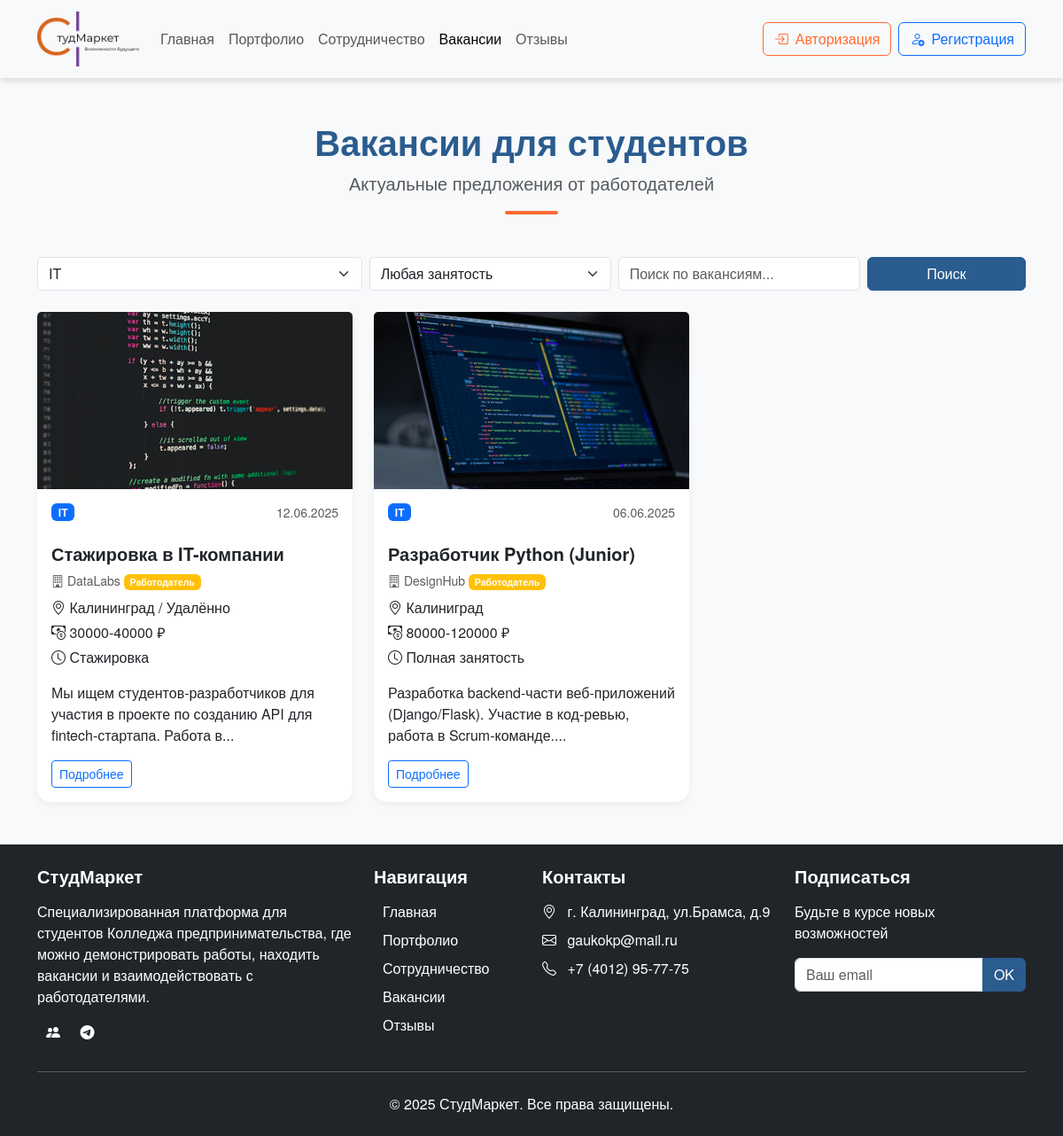
The page /pages/vacancies.php?category=3 on the database its author committed.
### tables this page shows
CREATE TABLE `vacancies` (
  `id` int(11) NOT NULL,
  `user_id` int(11) NOT NULL,
  `title` varchar(255) NOT NULL,
  `category_id` int(11) NOT NULL,
  `employment_type` enum('full','part','internship','remote') NOT NULL,
  `salary` varchar(100) DEFAULT NULL,
  `location` varchar(255) DEFAULT NULL,
  `description` varchar(255) DEFAULT NULL,
  `requirements` varchar(255) DEFAULT NULL,
  `benefits` varchar(255) DEFAULT NULL,
  `contacts` varchar(255) DEFAULT NULL,
  `image_path` varchar(255) DEFAULT NULL,
  `created_at` timestamp NOT NULL DEFAULT CURRENT_TIMESTAMP,
  `status` enum('pending','approved','rejected') NOT NULL DEFAULT 'pending',
  `moderator_comment` text
);

CREATE TABLE `vacancy_categories` (
  `id` int(11) NOT NULL,
  `name` varchar(255) NOT NULL
);

CREATE TABLE `users` (
  `id` int(11) NOT NULL,
  `name` varchar(100) NOT NULL,
  `email` varchar(100) NOT NULL,
  `password` varchar(255) NOT NULL,
  `user_type` enum('student','employer') NOT NULL,
  `phone` varchar(20) DEFAULT NULL,
  `created_at` timestamp NULL DEFAULT CURRENT_TIMESTAMP,
  `avatar_path` varchar(255) DEFAULT 'img/no-image.png',
  `is_banned` tinyint(1) NOT NULL DEFAULT '0',
  `ban_reason` text
);

### pages/vacancies.php (the view, shortened to what this page needs)
<?php
require_once("../config/link.php");
$isLoggedIn = isset($_SESSION['user_id']);
$categories = [];
$sql_categories = "SELECT * FROM `vacancy_categories`";
$result_categories = mysqli_query($conn, $sql_categories);
while ($row = mysqli_fetch_assoc($result_categories))
{
    $categories[$row['id']] = $row['name'];
}
if (isset($_GET['category']))
{
    $category_filter = (int)$_GET['category'];
}
else
{
    $category_filter = 0;
}
if (isset($_GET['search']))
{
    $search_query = mysqli_real_escape_string($conn, $_GET['search']);
}
else
{
    $search_query = '';
}
if (isset($_GET['page']))
{
    $current_page = (int)$_GET['page'];
}
else
{
    $current_page = 1;
}
$limit = 9;
$offset = ($current_page - 1) * $limit;
$sql_where = "WHERE 1=1";
if ($category_filter > 0)
{
    $sql_where .= " AND v.category_id = $category_filter";
}
$sql = "SELECT v.*, u.name as company_name, u.user_type, c.name as category_name FROM vacancies v JOIN users u ON v.user_id = u.id JOIN vacancy_categories c ON v.category_id = c.id $sql_where ORDER BY v.created_at DESC LIMIT $limit OFFSET $offset";
$vacancies = mysqli_query($conn, $sql);
?>
<!DOCTYPE html>
<html lang="ru">
<head>
    <link rel="stylesheet" href="../css/bootstrap.min.css">
    <link rel="stylesheet" href="https://cdn.jsdelivr.net/npm/bootstrap-icons@1.11.1/font/bootstrap-icons.css">
    <link rel="stylesheet" href="../style.css">
</head>
<body class="d-flex flex-column min-vh-100">
<div class="flex-grow-1">
    <nav class="navbar navbar-expand-lg navbar-light bg-light sticky-top">
        <div class="container">
            <a class="navbar-brand" href="<?php if ($isLoggedIn) { echo '../profile.php'; } else { echo '../index.php'; } ?>">
                <img class="logo" src="../img/img5.png" alt="Логотип">
            </a>
            <div class="collapse navbar-collapse" id="navbarNav">
                <ul class="navbar-nav me-auto mb-2 mb-lg-0">
                    <?php
                    if ($isLoggedIn)
                    {
                    ?>
                    <li class="nav-item">
                        <a class="nav-link" href="../profile.php">Главная</a>
                    </li>
                    <?php
                    }
                    else
                    {
                    ?>
                    <li class="nav-item">
                        <a class="nav-link" href="../index.php">Главная</a>
                    </li>
                    <?php
                    }
                    ?>
                    <li class="nav-item">
                        <a class="nav-link" href="portfolio.php">Портфолио</a>
                    </li>
                    <li class="nav-item">
                        <a class="nav-link" href="cooperation.php">Сотрудничество</a>
                    </li>
                    <li class="nav-item">
                        <a class="nav-link active" aria-current="page" href="vacancies.php">Вакансии</a>
                    </li>
                    <li class="nav-item">
                        <a class="nav-link" href="all_reviews.php">Отзывы</a>
                    </li>
                </ul>
                <div class="d-flex">
                    <?php
                    if ($isLoggedIn)
                    {
                    ?>
                        <a href="../files/logout.php" class="btn btn-outline-danger">
                            <i class="bi bi-box-arrow-right"></i> Выйти
                        </a>
                    <?php
                    }
                    else
                    {
                    ?>
                        <button class="btn btn-outline-light me-2" data-bs-toggle="modal" data-bs-target="#loginModal">
                            <i class="bi bi-box-arrow-in-right me-2"></i>Авторизация
                        </button>
                        <button class="btn btn-outline-primary" data-bs-toggle="modal" data-bs-target="#registerModal">
                            <i class="bi bi-person-add me-2"></i>Регистрация
                        </button>
                    <?php
                    }
                    ?>
                </div>
            </div>
        </div>
    </nav>
    <section class="vacancies-section py-5">
        <div class="container">
            <div class="section-header text-center mb-5">
                <h2 class="display-5 fw-bold">Вакансии для студентов</h2>
                <p class="lead text-muted">Актуальные предложения от работодателей</p>
                <div class="divider mx-auto"></div>
            </div>
            <div class="row mb-4">
                <div class="col-md-12">
                    <form method="GET" action="vacancies.php" class="row g-2">
                        <div class="col-md-4">
                            <select class="form-select" name="category">
                                <?php
                                foreach ($categories as $id => $name)
                                {
                                ?>
                                    <option value="<?= $id ?>" <?= $category_filter == $id ? 'selected' : '' ?>>
                                        <?= htmlspecialchars($name) ?>
                                    </option>
                                <?php
                                }
                                ?>
                            </select>
                        </div>
                        <div class="col-md-3">
                            <select class="form-select" name="employment">
                                <option value="">Любая занятость</option>
                            </select>
                        </div>
                        <div class="col-md-3">
                            <input type="text" class="form-control" name="search" placeholder="Поиск по вакансиям..." value="<?= htmlspecialchars($search_query) ?>">
                        </div>
                        <div class="col-md-2">
                            <button type="submit" class="btn btn-primary w-100">Поиск</button>
                        </div>
                    </form>
                </div>
            </div>
            <div class="row g-4">
                <?php
                if (mysqli_num_rows($vacancies) > 0)
                {
                ?>
                    <?php
                    while ($vacancy = mysqli_fetch_assoc($vacancies))
                    {
                    ?>
                        <div class="col-md-4">
                            <div class="card h-100">
                                <img src="<?= htmlspecialchars($vacancy['image_path'] ?: '../img/no-image.png') ?>" class="card-img-top portfolio-img" alt="<?= htmlspecialchars($vacancy['title']) ?>">
                                <div class="card-body">
                                    <div class="d-flex justify-content-between align-items-start mb-2">
                                        <span class="badge bg-primary"><?= htmlspecialchars($vacancy['category_name']) ?></span>
                                        <p class="text-muted small border-0"><?= date('d.m.Y', strtotime($vacancy['created_at'])) ?></p>
                                    </div>
                                    <h5 class="card-title"><?= htmlspecialchars($vacancy['title']) ?></h5>
                                    <p class="text-muted small mb-2">
                                        <i class="bi bi-building"></i> <?= htmlspecialchars($vacancy['company_name']) ?>
                                        <span class="badge bg-<?php if ($vacancy['user_type'] == 'employer') { echo 'warning'; } ?>">
                                            <?php
                                            if ($vacancy['user_type'] == 'employer')
                                            {
                                                echo 'Работодатель';
                                            }
                                            ?>
                                        </span>
                                    </p>
                                    <div class="vacancy-meta mb-3">
                                        <p class="mb-1">
                                            <i class="bi bi-geo-alt"></i>
                                            <?= htmlspecialchars($vacancy['location'] ?: 'Не указано') ?>
                                        </p>
                                        <p class="mb-1">
                                            <i class="bi bi-cash-coin"></i>
                                            <?= $vacancy['salary'] ? htmlspecialchars($vacancy['salary']) . ' ₽' : 'По договорённости' ?>
                                        </p>
                                        <p class="mb-1">
                                            <i class="bi bi-clock"></i>
                                            <?php
                                            switch($vacancy['employment_type'])
                                            {
                                                case 'full': echo 'Полная занятость'; break;
                                                case 'internship': echo 'Стажировка'; break;
                                            }
                                            ?>
                                        </p>
                                    </div>
                                    <p class="card-text">
                                        <?= mb_substr(htmlspecialchars($vacancy['description']), 0, 100) ?>...
                                    </p>
                                    <div class="d-flex justify-content-between align-items-center mt-3">
                                        <a href="vacancy_details.php?id=<?= $vacancy['id'] ?>" class="btn btn-sm btn-outline-primary">
                                            Подробнее
                                        </a>
                                    </div>
                                </div>
                            </div>
                        </div>
                    <?php
                    }
                    ?>
                <?php
                }
                ?>
            </div>
        </div>
    </section>
</div>
<?php
    require_once("footer.php");
?>
</body>
</html>

### style.css (style rules this page uses)
* { padding: 0; margin: 0; }
body { font-family: 'Helvetica Neue', Helvetica, Arial, sans-serif; background-color: #f8f9fa; color: #212529; }
h1, h2, h3, h4, h5, h6 { font-weight: 700; }
a { transition: color 0.3s; }
.navbar { box-shadow: 0 4px 6px rgba(0,0,0,0.1); }
.logo { width: 115px; height: auto; }
.btn-primary { background-color: #2A5C8F; border-color: #2A5C8F; transition: background-color 0.3s; }
.section-header h2 { font-size: 2.5rem; color: #2A5C8F; }
.divider { width: 60px; height: 4px; background-color: #FF6B35; margin: 1rem auto; border-radius: 2px; }
.card { border: none; border-radius: 15px; box-shadow: 0 4px 8px rgba(0,0,0,0.05); transition: transform 0.3s, box-shadow 0.3s; }
.badge.bg-primary { background-color: #2A5C8F; }
.btn-outline-light { border-color: #FF6B35; color: #FF6B35; }
.portfolio-img { height: 200px; object-fit: cover; width: 100%; }

### rows shown on the page
vacancies: image_path (picture), category.name "IT", created_at "12.06.2025", title "Стажировка в IT-компании", user.name "DataLabs", location "Калининград / Удалённо", salary "30000-40000", employment_type "Стажировка", description "Мы ищем студентов-разработчиков для участия в проекте по созданию API для fintech-стартапа. Работа в"
vacancies: image_path (picture), category.name "IT", created_at "06.06.2025", title "Разработчик Python (Junior)", user.name "DesignHub", location "Калиниград", salary "80000-120000", employment_type "Полная занятость", description "Разработка backend-части веб-приложений (Django/Flask). Участие в код-ревью, работа в Scrum-команде."

### other values the page prints
form field category "IT"
